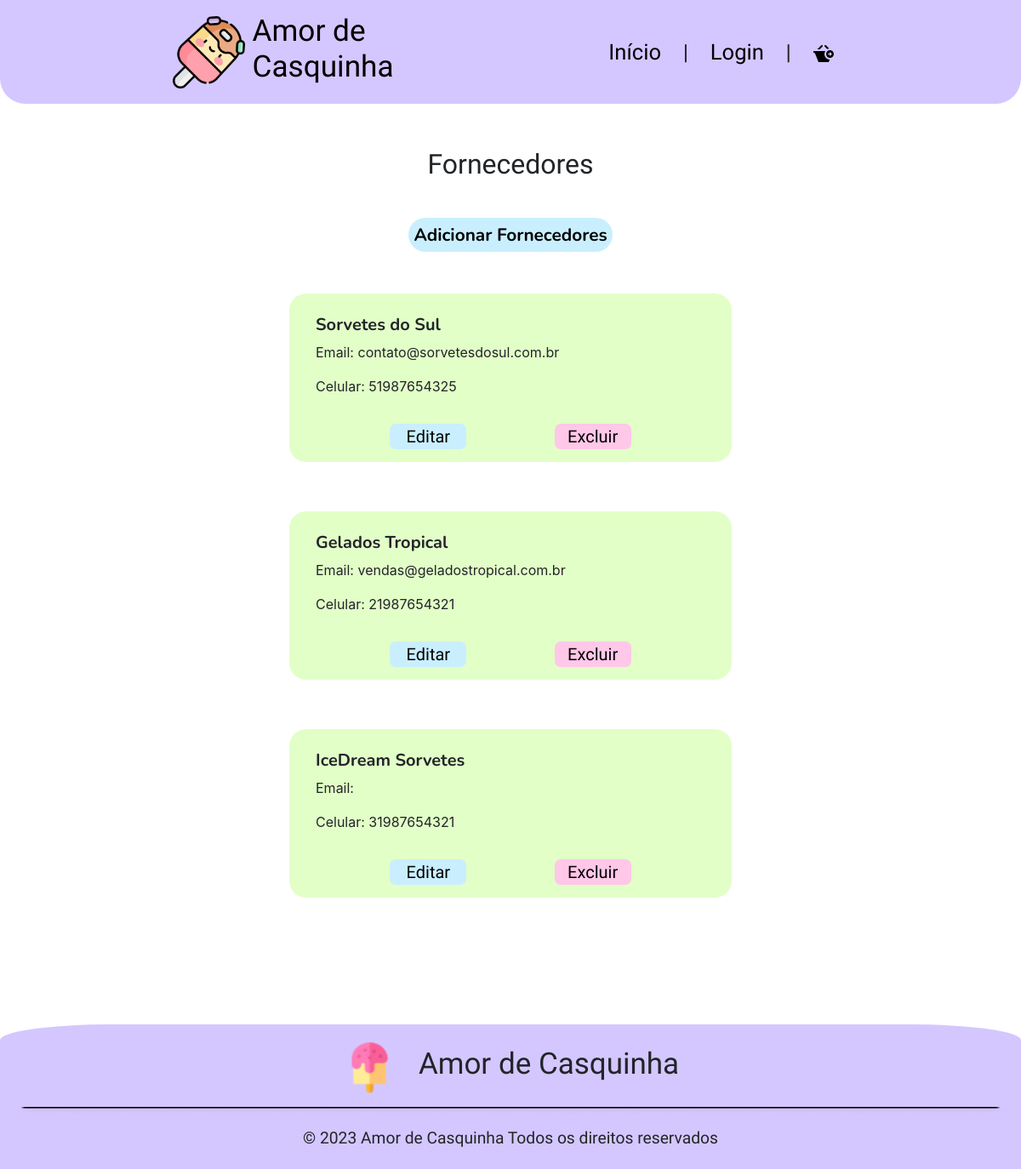
The app's page /app/view/sessaoFornecedores.php, older data.
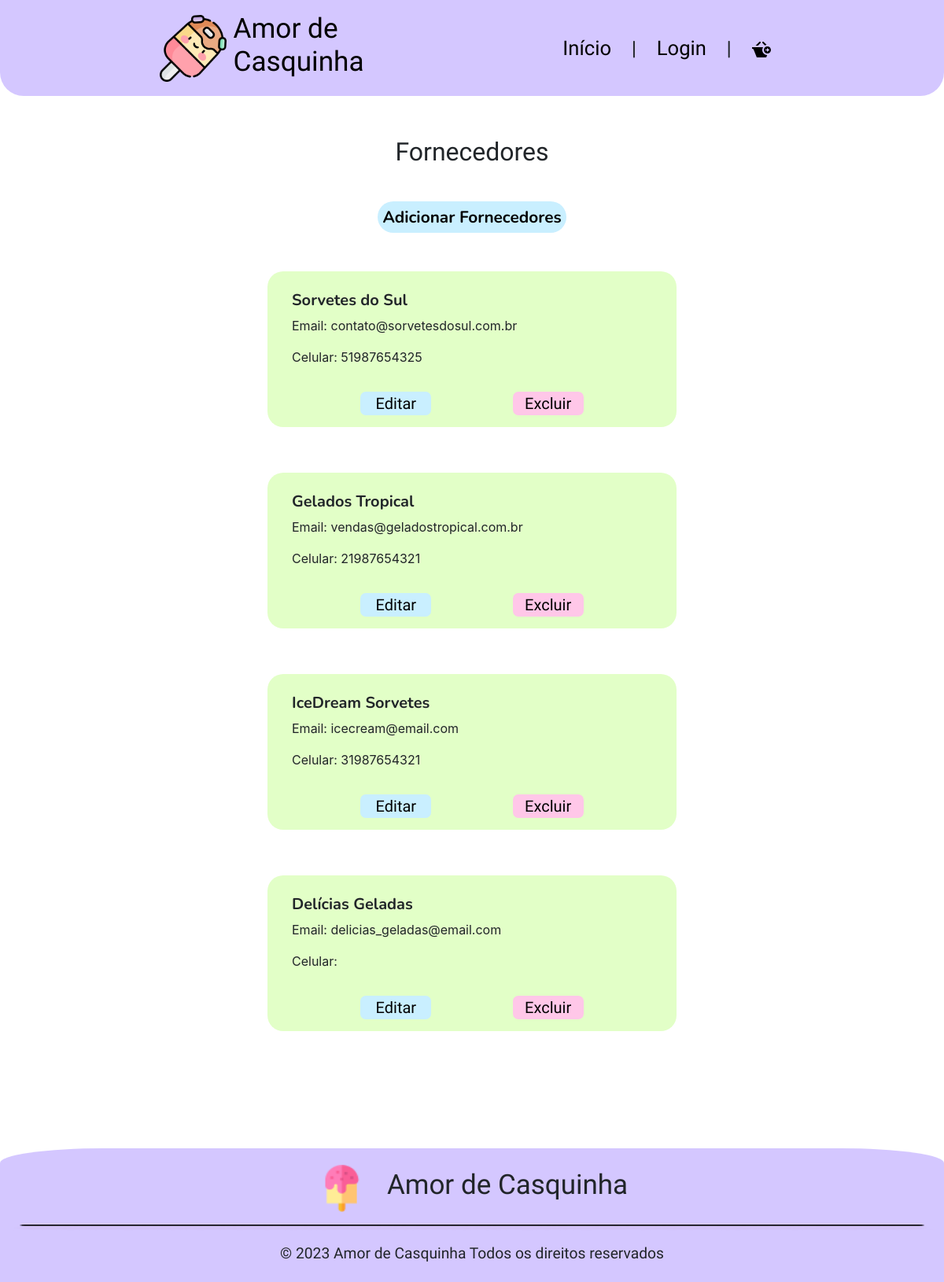
The same page, newer data.
### tables this page shows
CREATE TABLE `fornecedores` (
  `idFornecedor` int(11) NOT NULL,
  `nome` varchar(255) NOT NULL,
  `telefone` varchar(20) DEFAULT NULL,
  `email` varchar(255) DEFAULT NULL,
  `cnpj` varchar(20) NOT NULL,
  `desativado` int(11) DEFAULT NULL,
  `idEndereco` int(11) DEFAULT NULL
);

### app/config/database.php (called while the page is built, shortened)
<?php
    class Database {
        private $host;
        private $db;
        private $user;
        private $pass;
        private $charset;
        private $conn;
        public function __construct() {
            $env = file_get_contents(__DIR__."/.env");
            $lines = explode("\n",$env);
            $this->host = 'localhost';
            $this->db = 'db_sorveteria';
            $this->user = 'root';
            $this->pass = '';
            $this->charset = 'utf8mb4';
        }
        public function getConnection() {
            $dsn = "mysql:host={$this->host};dbname={$this->db};charset={$this->charset}";
            $options = [
                PDO::ATTR_ERRMODE            => PDO::ERRMODE_EXCEPTION,
                PDO::ATTR_DEFAULT_FETCH_MODE => PDO::FETCH_ASSOC,
                PDO::ATTR_EMULATE_PREPARES   => false,
            ];
            try {
                $this->conn = new PDO($dsn, $this->user, $this->pass, $options);
            } catch (PDOException $e) {
                throw new PDOException($e->getMessage(), (int)$e->getCode());
            }
            return $this->conn;
        }
}

### app/model/fornecedores.php (called while the page is built, shortened)
<?php
    require_once '../config/database.php';
    class Fornecedores{
        private $conn;
        public function __construct(){
            $database = new DataBase;
            $this->conn = $database->getConnection();
        }
        public function listarForn(){
            try{
                $cmd = $this->conn->prepare("CALL ListarFornecedores()");
                $cmd->execute();
                $funcionarios = $cmd->fetchAll();
                return $funcionarios;
            } catch (PDOException $e) {
                echo "Erro no banco de dados: " . $e->getMessage();
            }
        }
    }
?>

### app/controller/fornecedorController.php (called while the page is built, shortened)
<?php
    require '../model/fornecedores.php';
    class FornecedorController{
        private $fornecedor;
        public function __construct(){
            $this->fornecedor = new Fornecedores();
        }
        public function listarForn(){
            $listaFornecedores = $this->fornecedor->listarForn();
            if($listaFornecedores == null || count($listaFornecedores) == 0){
                return "Nenhum funcionário encontrado.";
            }else{
                return $listaFornecedores;
            }
        }
    }
?>

### app/view/sessaoFornecedores.php (the view, shortened to what this page needs)
<?php
require_once '../controller/fornecedorController.php';
$forn = new FornecedorController();
$listaFornecedores = $forn->listarForn();
?>
<!DOCTYPE html>
<html lang="pt-br">
<head>
    <link href="https://cdn.jsdelivr.net/npm/bootstrap@5.3.2/dist/css/bootstrap.min.css" rel="stylesheet">
    <link rel="stylesheet" href="https://stackpath.bootstrapcdn.com/bootstrap/4.1.3/css/bootstrap.min.css">
    <link rel="stylesheet" href="style/CabecalhoRodape.css">
    <link rel="stylesheet" href="style/editarFuncionariosS.css">
    <link rel="stylesheet" href="https://cdnjs.cloudflare.com/ajax/libs/jquery-confirm/3.7.1/jquery-confirm.min.css">
</head>
<body>
    <?php
        include_once 'components/header.php';
    ?>
    <main>
        <h1 class="m-auto text-center pt-4 pb-4">Fornecedores</h1>
        <div class="conteiner">
            <button class="add">Adicionar Fornecedores</button>
            <div class="conteiner1">
                    <?php
                        foreach ($listaFornecedores as $row) {
                            $redirectToEditar = 'editarFornecedores.php?fornEmail='.$row['email'];
                            $redirectToExcluir = 'sessaoFornecedores.php?exclForn='.$row['email'];
                            echo '<div class="c1">
                                    <div class="c2">
                                        <div class="d-flex flex-column">
                                            <div id="dados">
                                                <h3 class="titulo px-3">'.$row["nome"].'</h3>
                                                <div class="px-3">
                                                    <p>Email: '.$row["email"].'</p>
                                                    <p>Celular: '.$row["telefone"].'</p>
                                                </div>
                                            </div>
                                        </div>
                                    </div>
                                    <div class="botao text-center d-flex justify-content-evenly mt-3">
                                        <button id="edit"><a href="'.$redirectToEditar.'">Editar</a></button>
                                        <button id="excl"><a href="'.$redirectToExcluir.'">Excluir</a></button>
                                    </div>
                                </div>';
                        }
                    ?>
            </div>
        </div>
    </main>
    <?php
        include_once 'components/footer.php';
    ?>
</body>
</html>

Row changes from the older to the newer data that the page shows:
changed fornecedores "IceDream Sorvetes": email (not shown) → "icecream@email.com"
now on this page (row edited): fornecedores: nome "Delícias Geladas", email "delicias_geladas@email.com"
